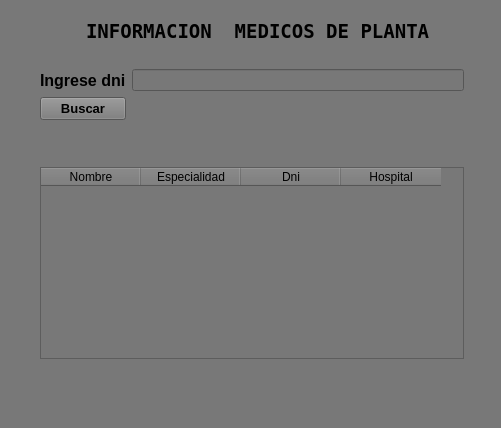
<?xml version="1.0" encoding="UTF-8"?>
<ui version="4.0">
 <class>Informacion</class>
 <widget class="QMainWindow" name="Informacion">
  <property name="geometry">
   <rect>
    <x>0</x>
    <y>0</y>
    <width>501</width>
    <height>428</height>
   </rect>
  </property>
  <property name="windowTitle">
   <string>Informacion</string>
  </property>
  <property name="styleSheet">
   <string notr="true">background-color: rgb(120, 120, 120);</string>
  </property>
  <widget class="QWidget" name="centralwidget">
   <widget class="QWidget" name="">
    <property name="geometry">
     <rect>
      <x>40</x>
      <y>20</y>
      <width>424</width>
      <height>339</height>
     </rect>
    </property>
    <layout class="QGridLayout" name="gridLayout">
     <item row="0" column="1" colspan="2">
      <widget class="QLabel" name="label_3">
       <property name="font">
        <font>
         <family>Terminal</family>
         <pointsize>14</pointsize>
         <weight>75</weight>
         <bold>true</bold>
        </font>
       </property>
       <property name="text">
        <string>INFORMACION  MEDICOS DE PLANTA</string>
       </property>
      </widget>
     </item>
     <item row="1" column="0">
      <widget class="QLabel" name="label">
       <property name="text">
        <string/>
       </property>
      </widget>
     </item>
     <item row="2" column="0" colspan="2">
      <widget class="QLabel" name="label_2">
       <property name="font">
        <font>
         <pointsize>12</pointsize>
         <weight>75</weight>
         <bold>true</bold>
        </font>
       </property>
       <property name="text">
        <string>Ingrese dni</string>
       </property>
      </widget>
     </item>
     <item row="2" column="2">
      <widget class="QLineEdit" name="dni"/>
     </item>
     <item row="3" column="0" colspan="2">
      <widget class="QPushButton" name="Buscar">
       <property name="font">
        <font>
         <pointsize>10</pointsize>
         <weight>75</weight>
         <bold>true</bold>
        </font>
       </property>
       <property name="text">
        <string>Buscar</string>
       </property>
      </widget>
     </item>
     <item row="4" column="0" colspan="3">
      <spacer name="verticalSpacer">
       <property name="orientation">
        <enum>Qt::Vertical</enum>
       </property>
       <property name="sizeHint" stdset="0">
        <size>
         <width>20</width>
         <height>40</height>
        </size>
       </property>
      </spacer>
     </item>
     <item row="5" column="0" colspan="3">
      <widget class="QTableWidget" name="tableWidget">
       <column>
        <property name="text">
         <string>Nombre</string>
        </property>
       </column>
       <column>
        <property name="text">
         <string>Especialidad</string>
        </property>
       </column>
       <column>
        <property name="text">
         <string>Dni</string>
        </property>
       </column>
       <column>
        <property name="text">
         <string>Hospital</string>
        </property>
       </column>
      </widget>
     </item>
    </layout>
   </widget>
  </widget>
  <widget class="QMenuBar" name="menubar">
   <property name="geometry">
    <rect>
     <x>0</x>
     <y>0</y>
     <width>501</width>
     <height>21</height>
    </rect>
   </property>
  </widget>
  <widget class="QStatusBar" name="statusbar"/>
 </widget>
 <resources/>
 <connections/>
</ui>
